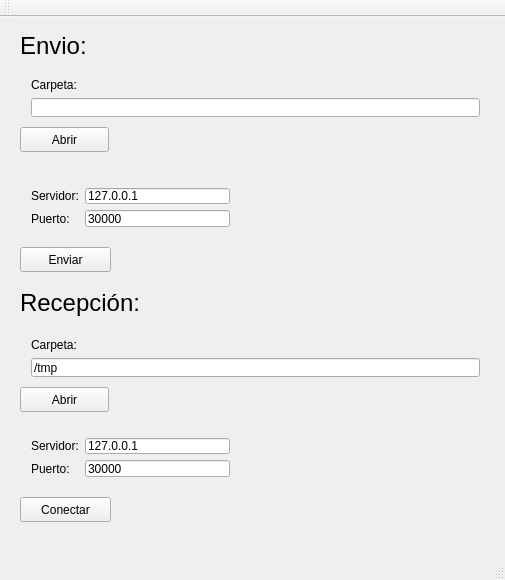
<?xml version="1.0" encoding="UTF-8"?>
<ui version="4.0">
 <class>Cliente</class>
 <widget class="QMainWindow" name="Cliente">
  <property name="geometry">
   <rect>
    <x>0</x>
    <y>0</y>
    <width>505</width>
    <height>580</height>
   </rect>
  </property>
  <property name="minimumSize">
   <size>
    <width>505</width>
    <height>580</height>
   </size>
  </property>
  <property name="windowTitle">
   <string>Cliente</string>
  </property>
  <widget class="QWidget" name="centralWidget">
   <widget class="QWidget" name="formLayoutWidget">
    <property name="geometry">
     <rect>
      <x>20</x>
      <y>50</y>
      <width>471</width>
      <height>61</height>
     </rect>
    </property>
    <layout class="QFormLayout" name="formLayout">
     <item row="1" column="0">
      <widget class="QLabel" name="label">
       <property name="text">
        <string>Carpeta:</string>
       </property>
      </widget>
     </item>
     <item row="2" column="0" colspan="2">
      <widget class="QLineEdit" name="Carpeta_text"/>
     </item>
    </layout>
   </widget>
   <widget class="QWidget" name="formLayoutWidget_2">
    <property name="geometry">
     <rect>
      <x>20</x>
      <y>160</y>
      <width>221</width>
      <height>61</height>
     </rect>
    </property>
    <layout class="QFormLayout" name="formLayout_2">
     <item row="0" column="0">
      <widget class="QLabel" name="label_2">
       <property name="text">
        <string>Servidor:</string>
       </property>
      </widget>
     </item>
     <item row="0" column="1">
      <widget class="QLineEdit" name="Server_IP_text">
       <property name="text">
        <string>127.0.0.1</string>
       </property>
      </widget>
     </item>
     <item row="1" column="0">
      <widget class="QLabel" name="label_3">
       <property name="text">
        <string>Puerto:</string>
       </property>
      </widget>
     </item>
     <item row="1" column="1">
      <widget class="QLineEdit" name="Server_Puerto_text">
       <property name="text">
        <string>30000</string>
       </property>
      </widget>
     </item>
    </layout>
   </widget>
   <widget class="QPushButton" name="Send_bnt">
    <property name="geometry">
     <rect>
      <x>20</x>
      <y>230</y>
      <width>91</width>
      <height>25</height>
     </rect>
    </property>
    <property name="text">
     <string>Enviar</string>
    </property>
   </widget>
   <widget class="QPushButton" name="Open">
    <property name="geometry">
     <rect>
      <x>20</x>
      <y>110</y>
      <width>89</width>
      <height>25</height>
     </rect>
    </property>
    <property name="text">
     <string>Abrir</string>
    </property>
   </widget>
   <widget class="QLabel" name="label_4">
    <property name="geometry">
     <rect>
      <x>20</x>
      <y>20</y>
      <width>67</width>
      <height>17</height>
     </rect>
    </property>
    <property name="font">
     <font>
      <pointsize>18</pointsize>
     </font>
    </property>
    <property name="text">
     <string>Envio:</string>
    </property>
   </widget>
   <widget class="QLabel" name="label_5">
    <property name="geometry">
     <rect>
      <x>20</x>
      <y>270</y>
      <width>131</width>
      <height>31</height>
     </rect>
    </property>
    <property name="font">
     <font>
      <pointsize>18</pointsize>
     </font>
    </property>
    <property name="text">
     <string>Recepción:</string>
    </property>
   </widget>
   <widget class="QWidget" name="formLayoutWidget_3">
    <property name="geometry">
     <rect>
      <x>20</x>
      <y>310</y>
      <width>471</width>
      <height>61</height>
     </rect>
    </property>
    <layout class="QFormLayout" name="formLayout_3">
     <item row="1" column="0">
      <widget class="QLabel" name="label_6">
       <property name="text">
        <string>Carpeta:</string>
       </property>
      </widget>
     </item>
     <item row="2" column="0" colspan="2">
      <widget class="QLineEdit" name="Carpeta_text_2">
       <property name="text">
        <string>/tmp</string>
       </property>
      </widget>
     </item>
    </layout>
   </widget>
   <widget class="QPushButton" name="Open_2">
    <property name="geometry">
     <rect>
      <x>20</x>
      <y>370</y>
      <width>89</width>
      <height>25</height>
     </rect>
    </property>
    <property name="text">
     <string>Abrir</string>
    </property>
   </widget>
   <widget class="QPushButton" name="Send_bnt_2">
    <property name="geometry">
     <rect>
      <x>20</x>
      <y>480</y>
      <width>91</width>
      <height>25</height>
     </rect>
    </property>
    <property name="text">
     <string>Conectar</string>
    </property>
   </widget>
   <widget class="QWidget" name="formLayoutWidget_4">
    <property name="geometry">
     <rect>
      <x>20</x>
      <y>410</y>
      <width>221</width>
      <height>61</height>
     </rect>
    </property>
    <layout class="QFormLayout" name="formLayout_4">
     <item row="0" column="0">
      <widget class="QLabel" name="label_7">
       <property name="text">
        <string>Servidor:</string>
       </property>
      </widget>
     </item>
     <item row="0" column="1">
      <widget class="QLineEdit" name="Server_IP_text_2">
       <property name="text">
        <string>127.0.0.1</string>
       </property>
      </widget>
     </item>
     <item row="1" column="0">
      <widget class="QLabel" name="label_8">
       <property name="text">
        <string>Puerto:</string>
       </property>
      </widget>
     </item>
     <item row="1" column="1">
      <widget class="QLineEdit" name="Server_Puerto_text_2">
       <property name="text">
        <string>30000</string>
       </property>
      </widget>
     </item>
    </layout>
   </widget>
  </widget>
  <widget class="QMenuBar" name="menuBar">
   <property name="geometry">
    <rect>
     <x>0</x>
     <y>0</y>
     <width>505</width>
     <height>22</height>
    </rect>
   </property>
  </widget>
  <widget class="QToolBar" name="mainToolBar">
   <attribute name="toolBarArea">
    <enum>TopToolBarArea</enum>
   </attribute>
   <attribute name="toolBarBreak">
    <bool>false</bool>
   </attribute>
  </widget>
  <widget class="QStatusBar" name="statusBar"/>
 </widget>
 <layoutdefault spacing="6" margin="11"/>
 <resources/>
 <connections/>
</ui>
